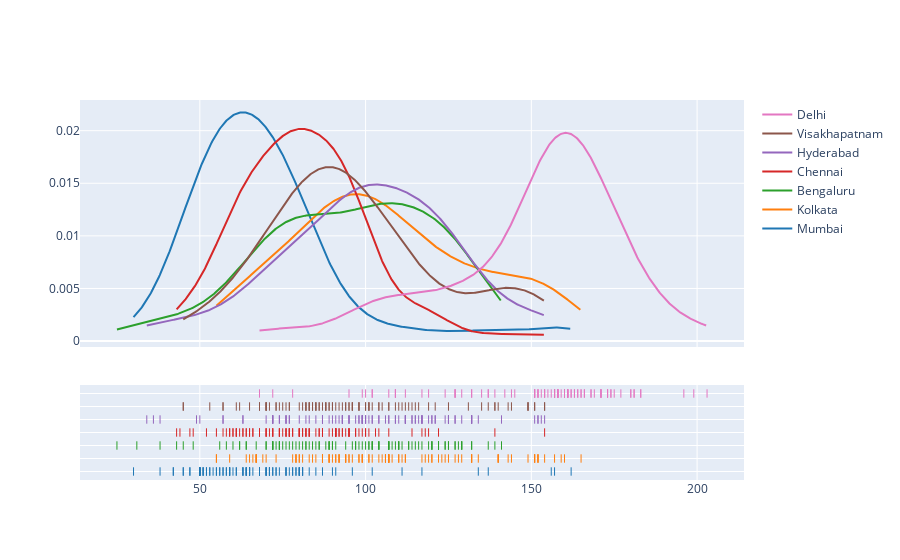
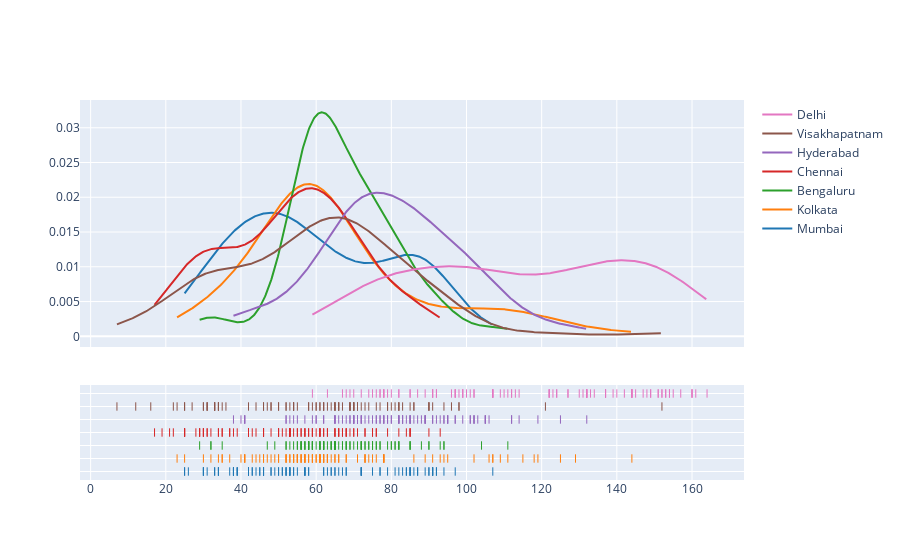

The code cell stored with these charts, in order, in its notebook:
### Code cell
df19=pd.read_csv('2019_7cities.csv')
df20=pd.read_csv('2020_7cities.csv')
city_list= ['Mumbai','Kolkata','Bengaluru','Chennai','Hyderabad','Visakhapatnam','Delhi']
datel=[]
format_str = '%d/%m/%Y'

startdate = pd.to_datetime('2019-03-21').date()
enddate = pd.to_datetime('2019-06-28').date()

for i in range(df19.shape[0]):
    datetime_obj = datetime.datetime.strptime(df19['Date'].iloc[i], format_str)
    datel.append(datetime_obj.date())
df19['Date']=datel
df19 = df19[(df19['Date'] > startdate) & (df19['Date'] <= enddate)]

datel=[]
startdate = pd.to_datetime('2020-03-21').date()
enddate = pd.to_datetime('2020-06-28').date()
for i in range(df20.shape[0]):
    datetime_obj = datetime.datetime.strptime(df20['Date'].iloc[i], format_str)
    datel.append(datetime_obj.date())
datel
df20['Date']=datel
df20 = df20[(df20['Date'] > startdate) & (df20['Date'] <= enddate)]

med=[]
df19=df19[df19['Specie'].isin(['pm25'])]
for i in city_list:
    df1=df19[df19.City == i]
    x=df1['median'].to_numpy()
    med.append(x)


hist_data=[med[0],med[1],med[2],med[3],med[4],med[5],med[6]]
fig = ff.create_distplot(hist_data,city_list, bin_size=5,show_hist=False)
fig.show()
med=[]
df20=df20[df20['Specie'].isin(['pm25'])]
for i in city_list:
    df2=df20[df20.City == i]
    x=df2['median'].to_numpy()
    med.append(x)
hist_data=[med[0],med[1],med[2],med[3],med[4],med[5],med[6]]
fig = ff.create_distplot(hist_data,city_list, bin_size=5,show_hist=False)
fig.show()

### Figure 1 — Plotly figure (JSON) as saved in the notebook; plotly's stock layout.template omitted (floating-point values rounded to 4 significant figures; data arrays with more than 128 entries replaced by an {"elided": "..."} marker saying what was removed)
{"data": [{"legendgroup": "Mumbai", "marker": {"color": "rgb(31, 119, 180)"}, "mode": "lines", "name": "Mumbai", "showlegend": true, "type": "scatter", "x": {"elided": "500 float values"}, "xaxis": "x", "y": {"elided": "500 float values"}, "yaxis": "y"}, {"legendgroup": "Kolkata", "marker": {"color": "rgb(255, 127, 14)"}, "mode": "lines", "name": "Kolkata", "showlegend": true, "type": "scatter", "x": {"elided": "500 float values"}, "xaxis": "x", "y": {"elided": "500 float values"}, "yaxis": "y"}, {"legendgroup": "Bengaluru", "marker": {"color": "rgb(44, 160, 44)"}, "mode": "lines", "name": "Bengaluru", "showlegend": true, "type": "scatter", "x": {"elided": "500 float values"}, "xaxis": "x", "y": {"elided": "500 float values"}, "yaxis": "y"}, {"legendgroup": "Chennai", "marker": {"color": "rgb(214, 39, 40)"}, "mode": "lines", "name": "Chennai", "showlegend": true, "type": "scatter", "x": {"elided": "500 float values"}, "xaxis": "x", "y": {"elided": "500 float values"}, "yaxis": "y"}, {"legendgroup": "Hyderabad", "marker": {"color": "rgb(148, 103, 189)"}, "mode": "lines", "name": "Hyderabad", "showlegend": true, "type": "scatter", "x": {"elided": "500 float values"}, "xaxis": "x", "y": {"elided": "500 float values"}, "yaxis": "y"}, {"legendgroup": "Visakhapatnam", "marker": {"color": "rgb(140, 86, 75)"}, "mode": "lines", "name": "Visakhapatnam", "showlegend": true, "type": "scatter", "x": {"elided": "500 float values"}, "xaxis": "x", "y": {"elided": "500 float values"}, "yaxis": "y"}, {"legendgroup": "Delhi", "marker": {"color": "rgb(227, 119, 194)"}, "mode": "lines", "name": "Delhi", "showlegend": true, "type": "scatter", "x": {"elided": "500 float values"}, "xaxis": "x", "y": {"elided": "500 float values"}, "yaxis": "y"}, {"legendgroup": "Mumbai", "marker": {"color": "rgb(31, 119, 180)", "symbol": "line-ns-open"}, "mode": "markers", "name": "Mumbai", "showlegend": false, "type": "scatter", "x": [73, 117, 162, 156, 157, 137, 134, 111, 96, 80, 81, 90, 76, 80, 73, 76, 71, 74, 68, 65, 70, 81, 102, 76, 91, 53, 78, 77, 72, 72, 71, 63, 65, 60, 64, 81, 83, 80, 79, 79, 87, 80, 85, 64, 65, 68, 59, 50, 45, 50, 57, 65, 59, 66, 65, 63, 65, 57, 50, 56, 50, 58, 71, 63, 70, 78, 70, 61, 52, 56, 50, 50, 54, 47, 51, 42, 42, 50, 55, 61, 64, 50, 64, 68, 59, 59, 58, 55, 52, 47, 51, 51, 45, 70, 65, 53, 38, 30], "xaxis": "x", "y": ["Mumbai", "Mumbai", "Mumbai", "Mumbai", "Mumbai", "Mumbai", "Mumbai", "Mumbai", "Mumbai", "Mumbai", "Mumbai", "Mumbai", "Mumbai", "Mumbai", "Mumbai", "Mumbai", "Mumbai", "Mumbai", "Mumbai", "Mumbai", "Mumbai", "Mumbai", "Mumbai", "Mumbai", "Mumbai", "Mumbai", "Mumbai", "Mumbai", "Mumbai", "Mumbai", "Mumbai", "Mumbai", "Mumbai", "Mumbai", "Mumbai", "Mumbai", "Mumbai", "Mumbai", "Mumbai", "Mumbai", "Mumbai", "Mumbai", "Mumbai", "Mumbai", "Mumbai", "Mumbai", "Mumbai", "Mumbai", "Mumbai", "Mumbai", "Mumbai", "Mumbai", "Mumbai", "Mumbai", "Mumbai", "Mumbai", "Mumbai", "Mumbai", "Mumbai", "Mumbai", "Mumbai", "Mumbai", "Mumbai", "Mumbai", "Mumbai", "Mumbai", "Mumbai", "Mumbai", "Mumbai", "Mumbai", "Mumbai", "Mumbai", "Mumbai", "Mumbai", "Mumbai", "Mumbai", "Mumbai", "Mumbai", "Mumbai", "Mumbai", "Mumbai", "Mumbai", "Mumbai", "Mumbai", "Mumbai", "Mumbai", "Mumbai", "Mumbai", "Mumbai", "Mumbai", "Mumbai", "Mumbai", "Mumbai", "Mumbai", "Mumbai", "Mumbai", "Mumbai", "Mumbai"], "yaxis": "y2"}, {"legendgroup": "Kolkata", "marker": {"color": "rgb(255, 127, 14)", "symbol": "line-ns-open"}, "mode": "markers", "name": "Kolkata", "showlegend": false, "type": "scatter", "x": [124, 152, 159, 165, 157, 151, 140, 120, 143, 125, 89, 119, 112, 101, 108, 107, 92, 90, 94, 84, 95, 96, 106, 99, 107, 152, 160, 154, 123, 107, 132, 102, 94, 87, 104, 117, 92, 79, 67, 55, 59, 66, 67, 140, 132, 149, 152, 151, 151, 132, 127, 112, 99, 107, 111, 122, 118, 120, 110, 98, 106, 85, 89, 79, 87, 99, 101, 106, 95, 78, 98, 80, 94, 89, 81, 73, 65, 55, 91, 91, 83, 87, 107, 129, 105, 110, 134, 140, 144, 128, 67, 67, 64, 80, 79, 69, 70, 92], "xaxis": "x", "y": ["Kolkata", "Kolkata", "Kolkata", "Kolkata", "Kolkata", "Kolkata", "Kolkata", "Kolkata", "Kolkata", "Kolkata", "Kolkata", "Kolkata", "Kolkata", "Kolkata", "Kolkata", "Kolkata", "Kolkata", "Kolkata", "Kolkata", "Kolkata", "Kolkata", "Kolkata", "Kolkata", "Kolkata", "Kolkata", "Kolkata", "Kolkata", "Kolkata", "Kolkata", "Kolkata", "Kolkata", "Kolkata", "Kolkata", "Kolkata", "Kolkata", "Kolkata", "Kolkata", "Kolkata", "Kolkata", "Kolkata", "Kolkata", "Kolkata", "Kolkata", "Kolkata", "Kolkata", "Kolkata", "Kolkata", "Kolkata", "Kolkata", "Kolkata", "Kolkata", "Kolkata", "Kolkata", "Kolkata", "Kolkata", "Kolkata", "Kolkata", "Kolkata", "Kolkata", "Kolkata", "Kolkata", "Kolkata", "Kolkata", "Kolkata", "Kolkata", "Kolkata", "Kolkata", "Kolkata", "Kolkata", "Kolkata", "Kolkata", "Kolkata", "Kolkata", "Kolkata", "Kolkata", "Kolkata", "Kolkata", "Kolkata", "Kolkata", "Kolkata", "Kolkata", "Kolkata", "Kolkata", "Kolkata", "Kolkata", "Kolkata", "Kolkata", "Kolkata", "Kolkata", "Kolkata", "Kolkata", "Kolkata", "Kolkata", "Kolkata", "Kolkata", "Kolkata", "Kolkata", "Kolkata"], "yaxis": "y2"}, {"legendgroup": "Bengaluru", "marker": {"color": "rgb(44, 160, 44)", "symbol": "line-ns-open"}, "mode": "markers", "name": "Bengaluru", "showlegend": false, "type": "scatter", "x": [104, 116, 108, 119, 122, 127, 137, 139, 129, 132, 125, 124, 120, 104, 110, 120, 113, 102, 107, 132, 122, 110, 109, 111, 96, 107, 88, 82, 83, 70, 97, 86, 97, 125, 128, 141, 127, 129, 107, 89, 104, 102, 124, 115, 120, 100, 85, 90, 98, 102, 91, 89, 89, 94, 101, 107, 129, 113, 117, 122, 110, 114, 99, 77, 64, 72, 101, 79, 90, 84, 76, 86, 60, 80, 82, 72, 74, 78, 56, 25, 31, 38, 48, 62, 64, 67, 70, 74, 72, 62, 74, 45, 43, 58, 81, 72, 73, 75], "xaxis": "x", "y": ["Bengaluru", "Bengaluru", "Bengaluru", "Bengaluru", "Bengaluru", "Bengaluru", "Bengaluru", "Bengaluru", "Bengaluru", "Bengaluru", "Bengaluru", "Bengaluru", "Bengaluru", "Bengaluru", "Bengaluru", "Bengaluru", "Bengaluru", "Bengaluru", "Bengaluru", "Bengaluru", "Bengaluru", "Bengaluru", "Bengaluru", "Bengaluru", "Bengaluru", "Bengaluru", "Bengaluru", "Bengaluru", "Bengaluru", "Bengaluru", "Bengaluru", "Bengaluru", "Bengaluru", "Bengaluru", "Bengaluru", "Bengaluru", "Bengaluru", "Bengaluru", "Bengaluru", "Bengaluru", "Bengaluru", "Bengaluru", "Bengaluru", "Bengaluru", "Bengaluru", "Bengaluru", "Bengaluru", "Bengaluru", "Bengaluru", "Bengaluru", "Bengaluru", "Bengaluru", "Bengaluru", "Bengaluru", "Bengaluru", "Bengaluru", "Bengaluru", "Bengaluru", "Bengaluru", "Bengaluru", "Bengaluru", "Bengaluru", "Bengaluru", "Bengaluru", "Bengaluru", "Bengaluru", "Bengaluru", "Bengaluru", "Bengaluru", "Bengaluru", "Bengaluru", "Bengaluru", "Bengaluru", "Bengaluru", "Bengaluru", "Bengaluru", "Bengaluru", "Bengaluru", "Bengaluru", "Bengaluru", "Bengaluru", "Bengaluru", "Bengaluru", "Bengaluru", "Bengaluru", "Bengaluru", "Bengaluru", "Bengaluru", "Bengaluru", "Bengaluru", "Bengaluru", "Bengaluru", "Bengaluru", "Bengaluru", "Bengaluru", "Bengaluru", "Bengaluru", "Bengaluru"], "yaxis": "y2"}, {"legendgroup": "Chennai", "marker": {"color": "rgb(214, 39, 40)", "symbol": "line-ns-open"}, "mode": "markers", "name": "Chennai", "showlegend": false, "type": "scatter", "x": [77, 71, 62, 70, 68, 81, 86, 76, 60, 101, 89, 97, 70, 57, 60, 55, 48, 64, 63, 66, 81, 74, 72, 64, 65, 66, 47, 52, 43, 44, 58, 70, 80, 80, 86, 65, 59, 61, 95, 119, 98, 97, 122, 104, 99, 114, 103, 95, 91, 93, 74, 87, 154, 100, 74, 77, 85, 75, 59, 61, 61, 78, 80, 87, 94, 76, 139, 92, 117, 93, 91, 90, 91, 118, 92, 77, 83, 82, 82, 100, 107, 91, 63, 68, 91, 76, 80, 87, 91, 95, 95, 83, 78, 72, 77, 72, 83, 82], "xaxis": "x", "y": ["Chennai", "Chennai", "Chennai", "Chennai", "Chennai", "Chennai", "Chennai", "Chennai", "Chennai", "Chennai", "Chennai", "Chennai", "Chennai", "Chennai", "Chennai", "Chennai", "Chennai", "Chennai", "Chennai", "Chennai", "Chennai", "Chennai", "Chennai", "Chennai", "Chennai", "Chennai", "Chennai", "Chennai", "Chennai", "Chennai", "Chennai", "Chennai", "Chennai", "Chennai", "Chennai", "Chennai", "Chennai", "Chennai", "Chennai", "Chennai", "Chennai", "Chennai", "Chennai", "Chennai", "Chennai", "Chennai", "Chennai", "Chennai", "Chennai", "Chennai", "Chennai", "Chennai", "Chennai", "Chennai", "Chennai", "Chennai", "Chennai", "Chennai", "Chennai", "Chennai", "Chennai", "Chennai", "Chennai", "Chennai", "Chennai", "Chennai", "Chennai", "Chennai", "Chennai", "Chennai", "Chennai", "Chennai", "Chennai", "Chennai", "Chennai", "Chennai", "Chennai", "Chennai", "Chennai", "Chennai", "Chennai", "Chennai", "Chennai", "Chennai", "Chennai", "Chennai", "Chennai", "Chennai", "Chennai", "Chennai", "Chennai", "Chennai", "Chennai", "Chennai", "Chennai", "Chennai", "Chennai", "Chennai"], "yaxis": "y2"}, {"legendgroup": "Hyderabad", "marker": {"color": "rgb(148, 103, 189)", "symbol": "line-ns-open"}, "mode": "markers", "name": "Hyderabad", "showlegend": false, "type": "scatter", "x": [102, 114, 129, 132, 132, 125, 151, 154, 152, 132, 93, 125, 127, 106, 90, 98, 95, 93, 114, 124, 95, 99, 87, 100, 99, 92, 117, 87, 77, 72, 83, 93, 85, 100, 119, 132, 115, 109, 110, 102, 104, 99, 93, 95, 112, 152, 112, 117, 115, 127, 104, 112, 100, 120, 99, 121, 125, 153, 134, 117, 107, 125, 97, 120, 117, 109, 112, 141, 116, 107, 99, 121, 82, 76, 98, 101, 89, 87, 91, 72, 50, 38, 49, 57, 72, 63, 74, 72, 70, 63, 80, 74, 76, 77, 76, 57, 34, 36], "xaxis": "x", "y": ["Hyderabad", "Hyderabad", "Hyderabad", "Hyderabad", "Hyderabad", "Hyderabad", "Hyderabad", "Hyderabad", "Hyderabad", "Hyderabad", "Hyderabad", "Hyderabad", "Hyderabad", "Hyderabad", "Hyderabad", "Hyderabad", "Hyderabad", "Hyderabad", "Hyderabad", "Hyderabad", "Hyderabad", "Hyderabad", "Hyderabad", "Hyderabad", "Hyderabad", "Hyderabad", "Hyderabad", "Hyderabad", "Hyderabad", "Hyderabad", "Hyderabad", "Hyderabad", "Hyderabad", "Hyderabad", "Hyderabad", "Hyderabad", "Hyderabad", "Hyderabad", "Hyderabad", "Hyderabad", "Hyderabad", "Hyderabad", "Hyderabad", "Hyderabad", "Hyderabad", "Hyderabad", "Hyderabad", "Hyderabad", "Hyderabad", "Hyderabad", "Hyderabad", "Hyderabad", "Hyderabad", "Hyderabad", "Hyderabad", "Hyderabad", "Hyderabad", "Hyderabad", "Hyderabad", "Hyderabad", "Hyderabad", "Hyderabad", "Hyderabad", "Hyderabad", "Hyderabad", "Hyderabad", "Hyderabad", "Hyderabad", "Hyderabad", "Hyderabad", "Hyderabad", "Hyderabad", "Hyderabad", "Hyderabad", "Hyderabad", "Hyderabad", "Hyderabad", "Hyderabad", "Hyderabad", "Hyderabad", "Hyderabad", "Hyderabad", "Hyderabad", "Hyderabad", "Hyderabad", "Hyderabad", "Hyderabad", "Hyderabad", "Hyderabad", "Hyderabad", "Hyderabad", "Hyderabad", "Hyderabad", "Hyderabad", "Hyderabad", "Hyderabad", "Hyderabad", "Hyderabad"], "yaxis": "y2"}, {"legendgroup": "Visakhapatnam", "marker": {"color": "rgb(140, 86, 75)", "symbol": "line-ns-open"}, "mode": "markers", "name": "Visakhapatnam", "showlegend": false, "type": "scatter", "x": [104, 89, 94, 88, 65, 73, 90, 87, 93, 119, 115, 83, 82, 85, 70, 85, 74, 70, 76, 83, 57, 70, 81, 80, 94, 88, 68, 71, 75, 85, 77, 61, 96, 100, 83, 73, 57, 45, 45, 53, 151, 139, 144, 154, 151, 143, 137, 149, 135, 113, 114, 95, 77, 92, 109, 104, 96, 84, 84, 68, 86, 98, 131, 86, 98, 88, 90, 100, 125, 140, 82, 111, 105, 110, 96, 116, 149, 121, 82, 62, 102, 107, 107, 101, 112, 154, 101, 89, 139, 95, 101, 70, 98, 149, 91], "xaxis": "x", "y": ["Visakhapatnam", "Visakhapatnam", "Visakhapatnam", "Visakhapatnam", "Visakhapatnam", "Visakhapatnam", "Visakhapatnam", "Visakhapatnam", "Visakhapatnam", "Visakhapatnam", "Visakhapatnam", "Visakhapatnam", "Visakhapatnam", "Visakhapatnam", "Visakhapatnam", "Visakhapatnam", "Visakhapatnam", "Visakhapatnam", "Visakhapatnam", "Visakhapatnam", "Visakhapatnam", "Visakhapatnam", "Visakhapatnam", "Visakhapatnam", "Visakhapatnam", "Visakhapatnam", "Visakhapatnam", "Visakhapatnam", "Visakhapatnam", "Visakhapatnam", "Visakhapatnam", "Visakhapatnam", "Visakhapatnam", "Visakhapatnam", "Visakhapatnam", "Visakhapatnam", "Visakhapatnam", "Visakhapatnam", "Visakhapatnam", "Visakhapatnam", "Visakhapatnam", "Visakhapatnam", "Visakhapatnam", "Visakhapatnam", "Visakhapatnam", "Visakhapatnam", "Visakhapatnam", "Visakhapatnam", "Visakhapatnam", "Visakhapatnam", "Visakhapatnam", "Visakhapatnam", "Visakhapatnam", "Visakhapatnam", "Visakhapatnam", "Visakhapatnam", "Visakhapatnam", "Visakhapatnam", "Visakhapatnam", "Visakhapatnam", "Visakhapatnam", "Visakhapatnam", "Visakhapatnam", "Visakhapatnam", "Visakhapatnam", "Visakhapatnam", "Visakhapatnam", "Visakhapatnam", "Visakhapatnam", "Visakhapatnam", "Visakhapatnam", "Visakhapatnam", "Visakhapatnam", "Visakhapatnam", "Visakhapatnam", "Visakhapatnam", "Visakhapatnam", "Visakhapatnam", "Visakhapatnam", "Visakhapatnam", "Visakhapatnam", "Visakhapatnam", "Visakhapatnam", "Visakhapatnam", "Visakhapatnam", "Visakhapatnam", "Visakhapatnam", "Visakhapatnam", "Visakhapatnam", "Visakhapatnam", "Visakhapatnam", "Visakhapatnam", "Visakhapatnam", "Visakhapatnam", "Visakhapatnam"], "yaxis": "y2"}, {"legendgroup": "Delhi", "marker": {"color": "rgb(227, 119, 194)", "symbol": "line-ns-open"}, "mode": "markers", "name": "Delhi", "showlegend": false, "type": "scatter", "x": [99, 135, 127, 153, 158, 158, 174, 175, 171, 151, 119, 161, 161, 181, 181, 171, 196, 160, 160, 164, 155, 151, 137, 124, 102, 68, 95, 154, 161, 163, 173, 171, 166, 166, 160, 157, 157, 160, 174, 180, 158, 117, 157, 173, 177, 180, 183, 183, 162, 168, 203, 199, 132, 161, 154, 165, 109, 158, 164, 159, 152, 168, 109, 109, 139, 151, 144, 157, 165, 162, 169, 158, 154, 129, 157, 156, 142, 157, 171, 158, 173, 127, 132, 127, 161, 100, 102, 78, 163, 112, 157, 152, 107, 72, 137, 152, 151, 145], "xaxis": "x", "y": ["Delhi", "Delhi", "Delhi", "Delhi", "Delhi", "Delhi", "Delhi", "Delhi", "Delhi", "Delhi", "Delhi", "Delhi", "Delhi", "Delhi", "Delhi", "Delhi", "Delhi", "Delhi", "Delhi", "Delhi", "Delhi", "Delhi", "Delhi", "Delhi", "Delhi", "Delhi", "Delhi", "Delhi", "Delhi", "Delhi", "Delhi", "Delhi", "Delhi", "Delhi", "Delhi", "Delhi", "Delhi", "Delhi", "Delhi", "Delhi", "Delhi", "Delhi", "Delhi", "Delhi", "Delhi", "Delhi", "Delhi", "Delhi", "Delhi", "Delhi", "Delhi", "Delhi", "Delhi", "Delhi", "Delhi", "Delhi", "Delhi", "Delhi", "Delhi", "Delhi", "Delhi", "Delhi", "Delhi", "Delhi", "Delhi", "Delhi", "Delhi", "Delhi", "Delhi", "Delhi", "Delhi", "Delhi", "Delhi", "Delhi", "Delhi", "Delhi", "Delhi", "Delhi", "Delhi", "Delhi", "Delhi", "Delhi", "Delhi", "Delhi", "Delhi", "Delhi", "Delhi", "Delhi", "Delhi", "Delhi", "Delhi", "Delhi", "Delhi", "Delhi", "Delhi", "Delhi", "Delhi", "Delhi"], "yaxis": "y2"}], "layout": {"barmode": "overlay", "hovermode": "closest", "legend": {"traceorder": "reversed"}, "xaxis": {"anchor": "y2", "domain": [0, 1], "zeroline": false}, "yaxis": {"anchor": "free", "domain": [0.35, 1], "position": 0}, "yaxis2": {"anchor": "x", "domain": [0, 0.25], "dtick": 1, "showticklabels": false}}}

### Figure 2 — Plotly figure (JSON) as saved in the notebook; plotly's stock layout.template omitted (floating-point values rounded to 4 significant figures; data arrays with more than 128 entries replaced by an {"elided": "..."} marker saying what was removed)
{"data": [{"legendgroup": "Mumbai", "marker": {"color": "rgb(31, 119, 180)"}, "mode": "lines", "name": "Mumbai", "showlegend": true, "type": "scatter", "x": {"elided": "500 float values"}, "xaxis": "x", "y": {"elided": "500 float values"}, "yaxis": "y"}, {"legendgroup": "Kolkata", "marker": {"color": "rgb(255, 127, 14)"}, "mode": "lines", "name": "Kolkata", "showlegend": true, "type": "scatter", "x": {"elided": "500 float values"}, "xaxis": "x", "y": {"elided": "500 float values"}, "yaxis": "y"}, {"legendgroup": "Bengaluru", "marker": {"color": "rgb(44, 160, 44)"}, "mode": "lines", "name": "Bengaluru", "showlegend": true, "type": "scatter", "x": {"elided": "500 float values"}, "xaxis": "x", "y": {"elided": "500 float values"}, "yaxis": "y"}, {"legendgroup": "Chennai", "marker": {"color": "rgb(214, 39, 40)"}, "mode": "lines", "name": "Chennai", "showlegend": true, "type": "scatter", "x": {"elided": "500 float values"}, "xaxis": "x", "y": {"elided": "500 float values"}, "yaxis": "y"}, {"legendgroup": "Hyderabad", "marker": {"color": "rgb(148, 103, 189)"}, "mode": "lines", "name": "Hyderabad", "showlegend": true, "type": "scatter", "x": {"elided": "500 float values"}, "xaxis": "x", "y": {"elided": "500 float values"}, "yaxis": "y"}, {"legendgroup": "Visakhapatnam", "marker": {"color": "rgb(140, 86, 75)"}, "mode": "lines", "name": "Visakhapatnam", "showlegend": true, "type": "scatter", "x": {"elided": "500 float values"}, "xaxis": "x", "y": {"elided": "500 float values"}, "yaxis": "y"}, {"legendgroup": "Delhi", "marker": {"color": "rgb(227, 119, 194)"}, "mode": "lines", "name": "Delhi", "showlegend": true, "type": "scatter", "x": {"elided": "500 float values"}, "xaxis": "x", "y": {"elided": "500 float values"}, "yaxis": "y"}, {"legendgroup": "Mumbai", "marker": {"color": "rgb(31, 119, 180)", "symbol": "line-ns-open"}, "mode": "markers", "name": "Mumbai", "showlegend": false, "type": "scatter", "x": [62, 43, 77, 91, 107, 64, 34, 52, 85, 77, 72, 39, 53, 45, 46, 30, 30, 33, 84, 55, 57, 46, 67, 68, 65, 79, 75, 30, 38, 51, 91, 94, 66, 54, 49, 91, 90, 72, 42, 52, 42, 38, 83, 46, 39, 34, 58, 57, 25, 51, 65, 34, 25, 54, 85, 86, 48, 52, 37, 57, 82, 92, 91, 87, 31, 57, 38, 90, 63, 48, 84, 53, 45, 68, 64, 85, 72, 33, 38, 92, 53, 97, 58, 85, 50, 53, 43, 39, 44, 62, 50, 72, 38, 81, 87, 89, 42, 46, 26], "xaxis": "x", "y": ["Mumbai", "Mumbai", "Mumbai", "Mumbai", "Mumbai", "Mumbai", "Mumbai", "Mumbai", "Mumbai", "Mumbai", "Mumbai", "Mumbai", "Mumbai", "Mumbai", "Mumbai", "Mumbai", "Mumbai", "Mumbai", "Mumbai", "Mumbai", "Mumbai", "Mumbai", "Mumbai", "Mumbai", "Mumbai", "Mumbai", "Mumbai", "Mumbai", "Mumbai", "Mumbai", "Mumbai", "Mumbai", "Mumbai", "Mumbai", "Mumbai", "Mumbai", "Mumbai", "Mumbai", "Mumbai", "Mumbai", "Mumbai", "Mumbai", "Mumbai", "Mumbai", "Mumbai", "Mumbai", "Mumbai", "Mumbai", "Mumbai", "Mumbai", "Mumbai", "Mumbai", "Mumbai", "Mumbai", "Mumbai", "Mumbai", "Mumbai", "Mumbai", "Mumbai", "Mumbai", "Mumbai", "Mumbai", "Mumbai", "Mumbai", "Mumbai", "Mumbai", "Mumbai", "Mumbai", "Mumbai", "Mumbai", "Mumbai", "Mumbai", "Mumbai", "Mumbai", "Mumbai", "Mumbai", "Mumbai", "Mumbai", "Mumbai", "Mumbai", "Mumbai", "Mumbai", "Mumbai", "Mumbai", "Mumbai", "Mumbai", "Mumbai", "Mumbai", "Mumbai", "Mumbai", "Mumbai", "Mumbai", "Mumbai", "Mumbai", "Mumbai", "Mumbai", "Mumbai", "Mumbai", "Mumbai"], "yaxis": "y2"}, {"legendgroup": "Kolkata", "marker": {"color": "rgb(255, 127, 14)", "symbol": "line-ns-open"}, "mode": "markers", "name": "Kolkata", "showlegend": false, "type": "scatter", "x": [78, 62, 58, 73, 91, 53, 46, 45, 34, 119, 62, 41, 58, 62, 115, 52, 61, 107, 44, 73, 40, 46, 73, 63, 35, 60, 37, 54, 68, 52, 59, 76, 61, 62, 111, 74, 61, 65, 57, 66, 89, 78, 50, 52, 60, 78, 55, 61, 41, 50, 56, 61, 106, 118, 54, 55, 63, 23, 47, 125, 63, 102, 95, 93, 57, 55, 86, 54, 61, 94, 144, 107, 65, 43, 56, 25, 49, 53, 56, 55, 48, 109, 64, 57, 54, 66, 75, 35, 59, 78, 30, 57, 71, 32, 63, 41, 59, 129, 68], "xaxis": "x", "y": ["Kolkata", "Kolkata", "Kolkata", "Kolkata", "Kolkata", "Kolkata", "Kolkata", "Kolkata", "Kolkata", "Kolkata", "Kolkata", "Kolkata", "Kolkata", "Kolkata", "Kolkata", "Kolkata", "Kolkata", "Kolkata", "Kolkata", "Kolkata", "Kolkata", "Kolkata", "Kolkata", "Kolkata", "Kolkata", "Kolkata", "Kolkata", "Kolkata", "Kolkata", "Kolkata", "Kolkata", "Kolkata", "Kolkata", "Kolkata", "Kolkata", "Kolkata", "Kolkata", "Kolkata", "Kolkata", "Kolkata", "Kolkata", "Kolkata", "Kolkata", "Kolkata", "Kolkata", "Kolkata", "Kolkata", "Kolkata", "Kolkata", "Kolkata", "Kolkata", "Kolkata", "Kolkata", "Kolkata", "Kolkata", "Kolkata", "Kolkata", "Kolkata", "Kolkata", "Kolkata", "Kolkata", "Kolkata", "Kolkata", "Kolkata", "Kolkata", "Kolkata", "Kolkata", "Kolkata", "Kolkata", "Kolkata", "Kolkata", "Kolkata", "Kolkata", "Kolkata", "Kolkata", "Kolkata", "Kolkata", "Kolkata", "Kolkata", "Kolkata", "Kolkata", "Kolkata", "Kolkata", "Kolkata", "Kolkata", "Kolkata", "Kolkata", "Kolkata", "Kolkata", "Kolkata", "Kolkata", "Kolkata", "Kolkata", "Kolkata", "Kolkata", "Kolkata", "Kolkata", "Kolkata", "Kolkata"], "yaxis": "y2"}, {"legendgroup": "Bengaluru", "marker": {"color": "rgb(44, 160, 44)", "symbol": "line-ns-open"}, "mode": "markers", "name": "Bengaluru", "showlegend": false, "type": "scatter", "x": [57, 57, 53, 65, 58, 69, 75, 90, 64, 29, 32, 80, 65, 67, 111, 75, 55, 59, 104, 94, 81, 77, 75, 52, 68, 59, 88, 61, 66, 80, 32, 55, 62, 47, 58, 68, 85, 82, 71, 82, 68, 72, 65, 56, 75, 81, 64, 62, 65, 35, 61, 58, 93, 65, 56, 59, 72, 85, 72, 62, 59, 58, 58, 74, 90, 74, 54, 58, 62, 56, 64, 56, 49, 69, 82, 85, 76, 70, 67, 58, 62, 59, 63, 79, 77, 58, 60, 73, 52, 65, 62, 94, 61, 61, 57, 73, 76, 65, 72], "xaxis": "x", "y": ["Bengaluru", "Bengaluru", "Bengaluru", "Bengaluru", "Bengaluru", "Bengaluru", "Bengaluru", "Bengaluru", "Bengaluru", "Bengaluru", "Bengaluru", "Bengaluru", "Bengaluru", "Bengaluru", "Bengaluru", "Bengaluru", "Bengaluru", "Bengaluru", "Bengaluru", "Bengaluru", "Bengaluru", "Bengaluru", "Bengaluru", "Bengaluru", "Bengaluru", "Bengaluru", "Bengaluru", "Bengaluru", "Bengaluru", "Bengaluru", "Bengaluru", "Bengaluru", "Bengaluru", "Bengaluru", "Bengaluru", "Bengaluru", "Bengaluru", "Bengaluru", "Bengaluru", "Bengaluru", "Bengaluru", "Bengaluru", "Bengaluru", "Bengaluru", "Bengaluru", "Bengaluru", "Bengaluru", "Bengaluru", "Bengaluru", "Bengaluru", "Bengaluru", "Bengaluru", "Bengaluru", "Bengaluru", "Bengaluru", "Bengaluru", "Bengaluru", "Bengaluru", "Bengaluru", "Bengaluru", "Bengaluru", "Bengaluru", "Bengaluru", "Bengaluru", "Bengaluru", "Bengaluru", "Bengaluru", "Bengaluru", "Bengaluru", "Bengaluru", "Bengaluru", "Bengaluru", "Bengaluru", "Bengaluru", "Bengaluru", "Bengaluru", "Bengaluru", "Bengaluru", "Bengaluru", "Bengaluru", "Bengaluru", "Bengaluru", "Bengaluru", "Bengaluru", "Bengaluru", "Bengaluru", "Bengaluru", "Bengaluru", "Bengaluru", "Bengaluru", "Bengaluru", "Bengaluru", "Bengaluru", "Bengaluru", "Bengaluru", "Bengaluru", "Bengaluru", "Bengaluru", "Bengaluru"], "yaxis": "y2"}, {"legendgroup": "Chennai", "marker": {"color": "rgb(214, 39, 40)", "symbol": "line-ns-open"}, "mode": "markers", "name": "Chennai", "showlegend": false, "type": "scatter", "x": [50, 57, 21, 30, 53, 37, 55, 61, 90, 76, 59, 54, 73, 53, 29, 46, 75, 53, 34, 68, 68, 53, 66, 42, 22, 71, 79, 51, 61, 62, 68, 85, 25, 65, 61, 35, 53, 42, 75, 25, 82, 93, 46, 31, 66, 53, 31, 43, 35, 65, 52, 25, 32, 58, 55, 25, 59, 69, 59, 30, 61, 63, 85, 37, 19, 34, 50, 39, 30, 58, 70, 70, 65, 62, 85, 57, 67, 46, 84, 48, 29, 17, 73, 38, 60, 46, 57, 28, 42, 53, 56, 44, 50, 29, 76, 63, 67, 56, 66], "xaxis": "x", "y": ["Chennai", "Chennai", "Chennai", "Chennai", "Chennai", "Chennai", "Chennai", "Chennai", "Chennai", "Chennai", "Chennai", "Chennai", "Chennai", "Chennai", "Chennai", "Chennai", "Chennai", "Chennai", "Chennai", "Chennai", "Chennai", "Chennai", "Chennai", "Chennai", "Chennai", "Chennai", "Chennai", "Chennai", "Chennai", "Chennai", "Chennai", "Chennai", "Chennai", "Chennai", "Chennai", "Chennai", "Chennai", "Chennai", "Chennai", "Chennai", "Chennai", "Chennai", "Chennai", "Chennai", "Chennai", "Chennai", "Chennai", "Chennai", "Chennai", "Chennai", "Chennai", "Chennai", "Chennai", "Chennai", "Chennai", "Chennai", "Chennai", "Chennai", "Chennai", "Chennai", "Chennai", "Chennai", "Chennai", "Chennai", "Chennai", "Chennai", "Chennai", "Chennai", "Chennai", "Chennai", "Chennai", "Chennai", "Chennai", "Chennai", "Chennai", "Chennai", "Chennai", "Chennai", "Chennai", "Chennai", "Chennai", "Chennai", "Chennai", "Chennai", "Chennai", "Chennai", "Chennai", "Chennai", "Chennai", "Chennai", "Chennai", "Chennai", "Chennai", "Chennai", "Chennai", "Chennai", "Chennai", "Chennai", "Chennai"], "yaxis": "y2"}, {"legendgroup": "Hyderabad", "marker": {"color": "rgb(148, 103, 189)", "symbol": "line-ns-open"}, "mode": "markers", "name": "Hyderabad", "showlegend": false, "type": "scatter", "x": [101, 85, 78, 112, 70, 83, 71, 87, 79, 95, 52, 41, 76, 65, 74, 105, 78, 76, 41, 82, 101, 82, 71, 70, 60, 72, 77, 66, 105, 60, 65, 85, 86, 77, 95, 73, 55, 72, 62, 59, 88, 94, 53, 102, 89, 112, 41, 103, 82, 132, 99, 69, 119, 70, 95, 78, 91, 67, 79, 83, 97, 106, 75, 89, 85, 65, 84, 69, 85, 125, 80, 70, 71, 89, 40, 65, 71, 97, 102, 94, 93, 80, 105, 83, 89, 102, 38, 54, 62, 82, 57, 92, 91, 52, 71, 70, 68, 114, 72], "xaxis": "x", "y": ["Hyderabad", "Hyderabad", "Hyderabad", "Hyderabad", "Hyderabad", "Hyderabad", "Hyderabad", "Hyderabad", "Hyderabad", "Hyderabad", "Hyderabad", "Hyderabad", "Hyderabad", "Hyderabad", "Hyderabad", "Hyderabad", "Hyderabad", "Hyderabad", "Hyderabad", "Hyderabad", "Hyderabad", "Hyderabad", "Hyderabad", "Hyderabad", "Hyderabad", "Hyderabad", "Hyderabad", "Hyderabad", "Hyderabad", "Hyderabad", "Hyderabad", "Hyderabad", "Hyderabad", "Hyderabad", "Hyderabad", "Hyderabad", "Hyderabad", "Hyderabad", "Hyderabad", "Hyderabad", "Hyderabad", "Hyderabad", "Hyderabad", "Hyderabad", "Hyderabad", "Hyderabad", "Hyderabad", "Hyderabad", "Hyderabad", "Hyderabad", "Hyderabad", "Hyderabad", "Hyderabad", "Hyderabad", "Hyderabad", "Hyderabad", "Hyderabad", "Hyderabad", "Hyderabad", "Hyderabad", "Hyderabad", "Hyderabad", "Hyderabad", "Hyderabad", "Hyderabad", "Hyderabad", "Hyderabad", "Hyderabad", "Hyderabad", "Hyderabad", "Hyderabad", "Hyderabad", "Hyderabad", "Hyderabad", "Hyderabad", "Hyderabad", "Hyderabad", "Hyderabad", "Hyderabad", "Hyderabad", "Hyderabad", "Hyderabad", "Hyderabad", "Hyderabad", "Hyderabad", "Hyderabad", "Hyderabad", "Hyderabad", "Hyderabad", "Hyderabad", "Hyderabad", "Hyderabad", "Hyderabad", "Hyderabad", "Hyderabad", "Hyderabad", "Hyderabad", "Hyderabad", "Hyderabad"], "yaxis": "y2"}, {"legendgroup": "Visakhapatnam", "marker": {"color": "rgb(140, 86, 75)", "symbol": "line-ns-open"}, "mode": "markers", "name": "Visakhapatnam", "showlegend": false, "type": "scatter", "x": [70, 30, 50, 34, 36, 90, 79, 42, 69, 25, 96, 55, 121, 61, 69, 71, 25, 76, 65, 83, 54, 35, 66, 82, 33, 53, 59, 79, 70, 74, 50, 90, 62, 12, 48, 98, 33, 31, 54, 70, 71, 82, 65, 70, 82, 33, 85, 86, 80, 54, 63, 34, 52, 67, 65, 48, 46, 30, 47, 27, 62, 60, 98, 91, 33, 66, 72, 152, 61, 94, 81, 34, 16, 58, 31, 77, 62, 73, 65, 66, 58, 7, 46, 52, 54, 60, 44, 90, 64, 31, 22, 86, 70, 23, 69, 69], "xaxis": "x", "y": ["Visakhapatnam", "Visakhapatnam", "Visakhapatnam", "Visakhapatnam", "Visakhapatnam", "Visakhapatnam", "Visakhapatnam", "Visakhapatnam", "Visakhapatnam", "Visakhapatnam", "Visakhapatnam", "Visakhapatnam", "Visakhapatnam", "Visakhapatnam", "Visakhapatnam", "Visakhapatnam", "Visakhapatnam", "Visakhapatnam", "Visakhapatnam", "Visakhapatnam", "Visakhapatnam", "Visakhapatnam", "Visakhapatnam", "Visakhapatnam", "Visakhapatnam", "Visakhapatnam", "Visakhapatnam", "Visakhapatnam", "Visakhapatnam", "Visakhapatnam", "Visakhapatnam", "Visakhapatnam", "Visakhapatnam", "Visakhapatnam", "Visakhapatnam", "Visakhapatnam", "Visakhapatnam", "Visakhapatnam", "Visakhapatnam", "Visakhapatnam", "Visakhapatnam", "Visakhapatnam", "Visakhapatnam", "Visakhapatnam", "Visakhapatnam", "Visakhapatnam", "Visakhapatnam", "Visakhapatnam", "Visakhapatnam", "Visakhapatnam", "Visakhapatnam", "Visakhapatnam", "Visakhapatnam", "Visakhapatnam", "Visakhapatnam", "Visakhapatnam", "Visakhapatnam", "Visakhapatnam", "Visakhapatnam", "Visakhapatnam", "Visakhapatnam", "Visakhapatnam", "Visakhapatnam", "Visakhapatnam", "Visakhapatnam", "Visakhapatnam", "Visakhapatnam", "Visakhapatnam", "Visakhapatnam", "Visakhapatnam", "Visakhapatnam", "Visakhapatnam", "Visakhapatnam", "Visakhapatnam", "Visakhapatnam", "Visakhapatnam", "Visakhapatnam", "Visakhapatnam", "Visakhapatnam", "Visakhapatnam", "Visakhapatnam", "Visakhapatnam", "Visakhapatnam", "Visakhapatnam", "Visakhapatnam", "Visakhapatnam", "Visakhapatnam", "Visakhapatnam", "Visakhapatnam", "Visakhapatnam", "Visakhapatnam", "Visakhapatnam", "Visakhapatnam", "Visakhapatnam", "Visakhapatnam", "Visakhapatnam"], "yaxis": "y2"}, {"legendgroup": "Delhi", "marker": {"color": "rgb(227, 119, 194)", "symbol": "line-ns-open"}, "mode": "markers", "name": "Delhi", "showlegend": false, "type": "scatter", "x": [133, 147, 160, 110, 122, 144, 77, 68, 132, 107, 122, 164, 113, 122, 151, 67, 92, 149, 98, 151, 97, 161, 91, 80, 77, 137, 152, 99, 153, 63, 139, 111, 109, 101, 75, 82, 72, 127, 132, 160, 155, 144, 91, 144, 134, 70, 144, 123, 78, 131, 142, 137, 89, 140, 154, 78, 107, 132, 148, 59, 132, 124, 82, 85, 76, 153, 91, 157, 107, 96, 130, 107, 154, 149, 69, 74, 102, 97, 137, 99, 79, 99, 112, 144, 78, 124, 160, 100, 145, 85, 87, 114, 132, 127, 112, 97, 92, 152, 102], "xaxis": "x", "y": ["Delhi", "Delhi", "Delhi", "Delhi", "Delhi", "Delhi", "Delhi", "Delhi", "Delhi", "Delhi", "Delhi", "Delhi", "Delhi", "Delhi", "Delhi", "Delhi", "Delhi", "Delhi", "Delhi", "Delhi", "Delhi", "Delhi", "Delhi", "Delhi", "Delhi", "Delhi", "Delhi", "Delhi", "Delhi", "Delhi", "Delhi", "Delhi", "Delhi", "Delhi", "Delhi", "Delhi", "Delhi", "Delhi", "Delhi", "Delhi", "Delhi", "Delhi", "Delhi", "Delhi", "Delhi", "Delhi", "Delhi", "Delhi", "Delhi", "Delhi", "Delhi", "Delhi", "Delhi", "Delhi", "Delhi", "Delhi", "Delhi", "Delhi", "Delhi", "Delhi", "Delhi", "Delhi", "Delhi", "Delhi", "Delhi", "Delhi", "Delhi", "Delhi", "Delhi", "Delhi", "Delhi", "Delhi", "Delhi", "Delhi", "Delhi", "Delhi", "Delhi", "Delhi", "Delhi", "Delhi", "Delhi", "Delhi", "Delhi", "Delhi", "Delhi", "Delhi", "Delhi", "Delhi", "Delhi", "Delhi", "Delhi", "Delhi", "Delhi", "Delhi", "Delhi", "Delhi", "Delhi", "Delhi", "Delhi"], "yaxis": "y2"}], "layout": {"barmode": "overlay", "hovermode": "closest", "legend": {"traceorder": "reversed"}, "xaxis": {"anchor": "y2", "domain": [0, 1], "zeroline": false}, "yaxis": {"anchor": "free", "domain": [0.35, 1], "position": 0}, "yaxis2": {"anchor": "x", "domain": [0, 0.25], "dtick": 1, "showticklabels": false}}}
